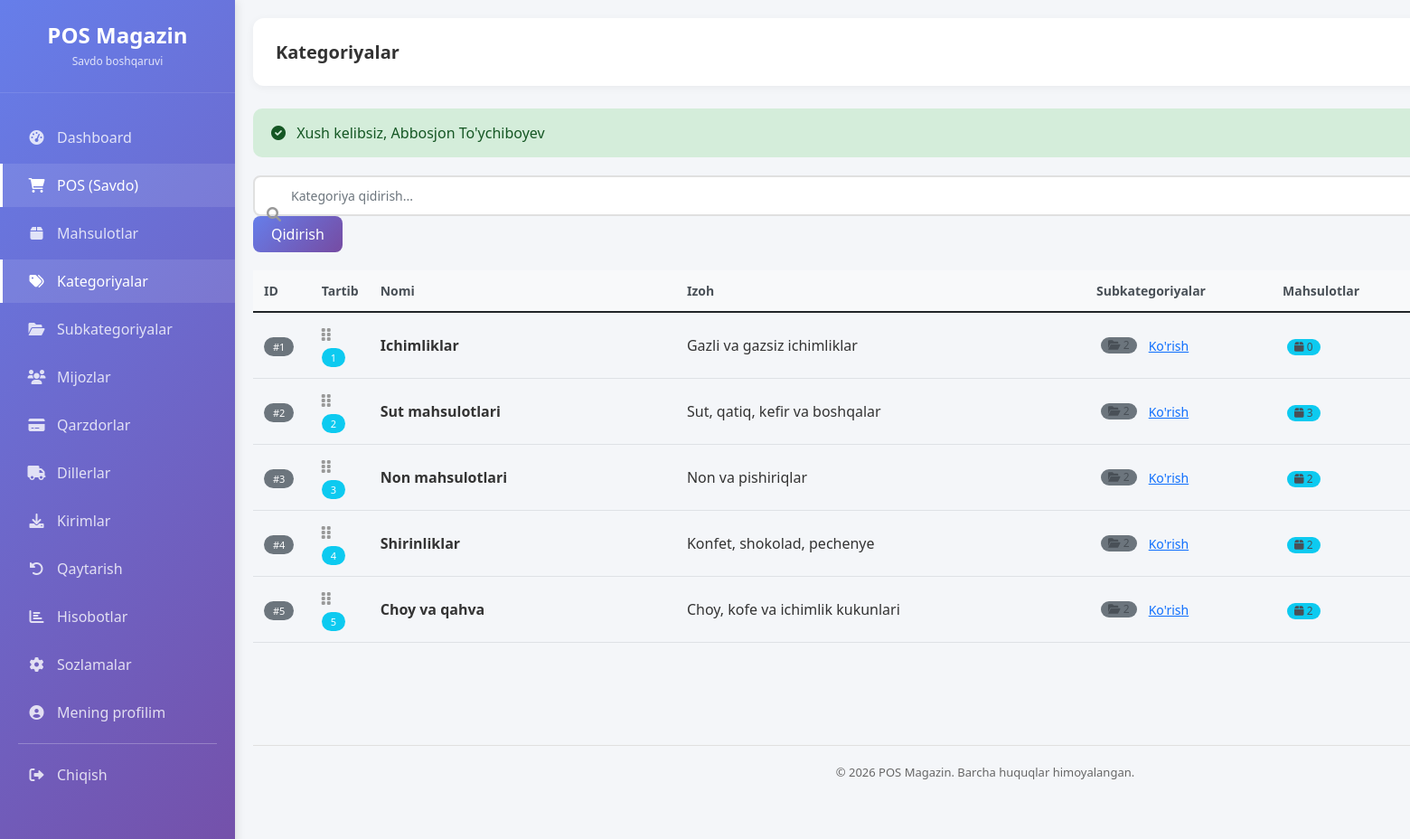
The app's page /categories (signed in) with its own data.
### tables this page shows
CREATE TABLE `kategoriyalar` (
  `id` bigint(20) UNSIGNED NOT NULL,
  `nomi` varchar(120) NOT NULL,
  `izoh` varchar(255) DEFAULT NULL,
  `faol` tinyint(1) NOT NULL DEFAULT 1,
  `tartib` int(11) NOT NULL DEFAULT 0,
  `yaratilgan_vaqt` timestamp NULL DEFAULT current_timestamp(),
  `yangilangan_vaqt` timestamp NULL DEFAULT current_timestamp() ON UPDATE current_timestamp(),
  `ochirilgan_vaqt` timestamp NULL DEFAULT NULL
);

### app/Controllers/Controller.php (called while the page is built, shortened)
<?php
abstract class Controller {
    protected function view($view, $data = [], $layout = 'main') {
        $viewPath = APP_PATH . '/Views/pages/' . $view . '.php';
        extract($data);
        require $viewPath;
    }
}

### app/Controllers/CategoryController.php (called while the page is built, shortened)
<?php
class CategoryController extends Controller {
    private $categoryModel;
    public function __construct() {
        $this->categoryModel = new Category();
    }
    public function index() {
        $search = $_GET['search'] ?? '';
        if ($search) {
            $categories = $this->categoryModel->search($search);
            $pagination = ['page' => 1, 'lastPage' => 1, 'total' => count($categories)];
        } else {
            $categories = $this->categoryModel->getWithSubcategories();
            $pagination = ['page' => 1, 'lastPage' => 1, 'total' => count($categories)];
        }
        $this->view('categories/index', [
            'categories' => $categories,
            'search' => $search,
            'pagination' => $pagination
        ]);
    }
}

### config/database.php (called while the page is built)
<?php
class Database {
    private static $connection = null;
    public static function getInstance() {
        if (self::$connection === null) {
            try {
                $host = getenv('DB_HOST') ?: 'localhost';
                $dbname = getenv('DB_NAME') ?: 'pos_magazin_uz';
                $user = getenv('DB_USER') ?: 'root';
                $pass = getenv('DB_PASS') ?: '';
                $dsn = "mysql:host=$host;dbname=$dbname;charset=utf8";
                self::$connection = new PDO($dsn, $user, $pass);
                self::$connection->setAttribute(PDO::ATTR_ERRMODE, PDO::ERRMODE_EXCEPTION);
            } catch (PDOException $e) {
                die("Database xatosi: " . $e->getMessage());
            }
        }
        return self::$connection;
    }
}

### app/Models/Model.php (called while the page is built, shortened)
<?php
abstract class Model {
    public function __construct() {
        $this->db = \Database::getInstance();
    }
}

### app/Models/Category.php (called while the page is built, shortened)
<?php
class Category extends Model {
    protected $table = 'kategoriyalar';
    public function getWithSubcategories() {
        $stmt = $this->db->prepare("
            SELECT
                k.*,
                (SELECT COUNT(*) FROM subkategoriyalar WHERE kategoriya_id = k.id AND ochirilgan_vaqt IS NULL) as subcategories_count,
                (SELECT COUNT(*) FROM mahsulotlar WHERE kategoriya_id = k.id AND ochirilgan_vaqt IS NULL) as products_count
            FROM {$this->table} k
            WHERE k.ochirilgan_vaqt IS NULL
            ORDER BY k.tartib ASC, k.nomi ASC
        ");
        $stmt->execute();
        return $stmt->fetchAll();
    }
}

### app/Views/pages/categories/index.php (the view, shortened to what this page needs)
<div class="content-card">
    <div class="filter-section">
        <form method="GET" class="search-box">
            <input type="text"
                   name="search"
                   class="form-control"
                   placeholder="Kategoriya qidirish..."
                   value="<?= htmlspecialchars($search ?? '') ?>">
            <button type="submit" class="btn btn-primary">
                <i class="fas fa-search"></i> Qidirish
            </button>
        </form>
    </div>
    <div class="table-responsive">
        <table class="table table-hover">
            <thead>
                <tr>
                    <th width="50">ID</th>
                    <th width="50">Tartib</th>
                    <th>Nomi</th>
                    <th>Izoh</th>
                    <th>Subkategoriyalar</th>
                    <th>Mahsulotlar</th>
                </tr>
            </thead>
            <tbody id="sortableCategories">
                <?php if (empty($categories)): ?>
                    <tr>
                        <td colspan="8" class="text-center py-4">
                            <i class="fas fa-tags fa-3x text-muted mb-3"></i>
                            <p class="text-muted">Hech qanday kategoriya topilmadi</p>
                            <?php if (in_array($_SESSION['user']['rol_nomi'] ?? '', ['Admin', 'Omborchi'])): ?>
                                <a href="/new-pos/categories/create" class="btn btn-primary">
                                    <i class="fas fa-plus"></i> Birinchi kategoriyani qo'shish
                                </a>
                            <?php endif; ?>
                        </td>
                    </tr>
                <?php else: ?>
                    <?php foreach ($categories as $category): ?>
                        <tr data-id="<?= $category['id'] ?>" data-tartib="<?= $category['tartib'] ?? 0 ?>">
                            <td><span class="badge bg-secondary">#<?= $category['id'] ?></span></td>
                            <td>
                                <?php if (empty($search) && in_array($_SESSION['user']['rol_nomi'] ?? '', ['Admin', 'Omborchi'])): ?>
                                    <span class="drag-handle">
                                        <i class="fas fa-grip-vertical"></i>
                                    </span>
                                <?php endif; ?>
                                <span class="badge bg-info"><?= $category['tartib'] ?? 0 ?></span>
                            </td>
                            <td>
                                <strong><?= htmlspecialchars($category['nomi']) ?></strong>
                            </td>
                            <td>
                                <?= htmlspecialchars($category['izoh'] ?? '-') ?>
                            </td>
                            <td>
                                <span class="badge bg-secondary category-stats">
                                    <i class="fas fa-folder-open"></i>
                                    <?= $category['subcategories_count'] ?? 0 ?>
                                </span>
                                <?php if (($category['subcategories_count'] ?? 0) > 0): ?>
                                    <a href="/new-pos/subcategories?category=<?= $category['id'] ?>" class="btn btn-sm btn-link">
                                        Ko'rish
                                    </a>
                                <?php endif; ?>
                            </td>
                            <td>
                                <span class="badge bg-info category-stats">
                                    <i class="fas fa-box"></i>
                                    <?= $category['products_count'] ?? 0 ?>
                                </span>
                            </td>
                        </tr>
                    <?php endforeach; ?>
                <?php endif; ?>
            </tbody>
        </table>
    </div>
</div>

### public/index.php (shortened to what this page needs)
<?php
require_once __DIR__ . '/../config/database.php';
spl_autoload_register(function ($class) {
    $prefix = 'App\\';
    $base_dir = APP_PATH . '/';
    $len = strlen($prefix);
    $relative_class = substr($class, $len);
    $file = $base_dir . str_replace('\\', '/', $relative_class) . '.php';
});
$requestUri = $_SERVER['REQUEST_URI'];
$basePath = '/new-pos';
if (strpos($requestUri, $basePath) === 0) {
    $requestUri = substr($requestUri, strlen($basePath));
}
$requestUri = strtok($requestUri, '?');
$requestUri = str_replace('/public', '', $requestUri);
$requestUri = trim($requestUri, '/');
$routesFile = ROUTES_PATH . '/web.php';
$routes = require $routesFile;
$httpMethod = $_SERVER['REQUEST_METHOD'];
$isAjax = (!empty($_SERVER['HTTP_X_REQUESTED_WITH']) &&
    strtolower($_SERVER['HTTP_X_REQUESTED_WITH']) === 'xmlhttprequest');
$dispatchMethods = $isAjax ? ['AJAX', $httpMethod] : [$httpMethod];
route_dispatch($routes, $dispatchMethods, $requestUri);
function route_dispatch($routes, array $methods, $uri) {
    foreach ($methods as $method) {
        foreach ($routes[$method] as $pattern => $handler) {
        $pattern = trim($pattern, '/');
        $regexPattern = preg_replace('/\{[a-zA-Z0-9_]+\}/', '([^/]+)', $pattern);
        $regexPattern = '/^' . str_replace('/', '\/', $regexPattern) . '$/';
        if (preg_match($regexPattern, $uri, $matches)) {
            array_shift($matches);
            list($controller, $action) = $handler;
            $controllerInstance = new $controllerClass();
            call_user_func_array([$controllerInstance, $action], $matches);
            return;
        }
        }
    }
}

### public/assets/css/style.css (style rules this page uses)
* { margin: 0; padding: 0; box-sizing: border-box; }
body { font-family: 'Segoe UI', Tahoma, Geneva, Verdana, sans-serif; background: #f4f6f9; }
.btn-primary { background: linear-gradient(135deg, #667eea 0%, #764ba2 100%); border: none; padding: 8px 20px; border-radius: 8px; color: white; font-weight: 500; transition: all 0.3s; }
.form-control, .form-select { border: 2px solid #e0e0e0; border-radius: 8px; padding: 10px 15px; transition: all 0.3s; }
.table th { background: #f8f9fa; color: #495057; font-weight: 600; font-size: 14px; padding: 12px; }
.table td { padding: 12px; vertical-align: middle; color: #333; }
.badge { padding: 5px 10px; border-radius: 20px; font-size: 11px; font-weight: 500; }
.filter-section { display: flex; gap: 15px; margin-bottom: 20px; align-items: center; }
.search-box { flex: 1; position: relative; }
.search-box input { width: 100%; padding: 10px 15px 10px 40px; border: 2px solid #e0e0e0; border-radius: 8px; font-size: 14px; }
.search-box i { position: absolute; left: 15px; top: 50%; transform: translateY(-50%); color: #999; }
.table-responsive { max-height: 420px; overflow: auto; }

### app/Views/pages/categories/index.php (style rules this page uses)
.category-stats { display: inline-block; padding: 3px 8px; background: #e9ecef; border-radius: 12px; font-size: 12px; color: #495057; margin-left: 5px; }
.drag-handle { cursor: move; color: #999; margin-right: 5px; }

### app/Views/layouts/main.php (style rules this page uses)
* { margin: 0; padding: 0; box-sizing: border-box; }
body { font-family: 'Segoe UI', Tahoma, Geneva, Verdana, sans-serif; background: #f4f6f9; }

### records on screen
kategoriyalar: id "1", tartib "1", nomi "Ichimliklar", izoh "Gazli va gazsiz ichimliklar", subcategories_count "2", products_count "0"
kategoriyalar: id "2", tartib "2", nomi "Sut mahsulotlari", izoh "Sut, qatiq, kefir va boshqalar", subcategories_count "2", products_count "3"
kategoriyalar: id "3", tartib "3", nomi "Non mahsulotlari", izoh "Non va pishiriqlar", subcategories_count "2", products_count "2"
kategoriyalar: id "4", tartib "4", nomi "Shirinliklar", izoh "Konfet, shokolad, pechenye", subcategories_count "2", products_count "2"
kategoriyalar: id "5", tartib "5", nomi "Choy va qahva", izoh "Choy, kofe va ichimlik kukunlari", subcategories_count "2", products_count "2"
